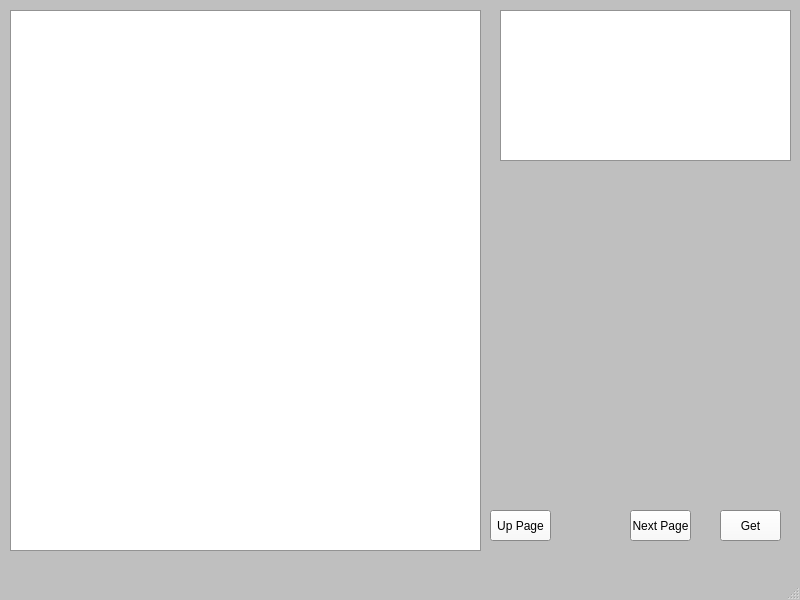
<?xml version="1.0" encoding="UTF-8"?>
<ui version="4.0">
 <class>MainWindow</class>
 <widget class="QMainWindow" name="MainWindow">
  <property name="geometry">
   <rect>
    <x>0</x>
    <y>0</y>
    <width>800</width>
    <height>600</height>
   </rect>
  </property>
  <property name="palette">
   <palette>
    <active>
     <colorrole role="WindowText">
      <brush brushstyle="SolidPattern">
       <color alpha="255">
        <red>0</red>
        <green>0</green>
        <blue>0</blue>
       </color>
      </brush>
     </colorrole>
     <colorrole role="Button">
      <brush brushstyle="SolidPattern">
       <color alpha="255">
        <red>250</red>
        <green>250</green>
        <blue>250</blue>
       </color>
      </brush>
     </colorrole>
     <colorrole role="Light">
      <brush brushstyle="SolidPattern">
       <color alpha="255">
        <red>255</red>
        <green>255</green>
        <blue>255</blue>
       </color>
      </brush>
     </colorrole>
     <colorrole role="Midlight">
      <brush brushstyle="SolidPattern">
       <color alpha="255">
        <red>252</red>
        <green>252</green>
        <blue>252</blue>
       </color>
      </brush>
     </colorrole>
     <colorrole role="Dark">
      <brush brushstyle="SolidPattern">
       <color alpha="255">
        <red>125</red>
        <green>125</green>
        <blue>125</blue>
       </color>
      </brush>
     </colorrole>
     <colorrole role="Mid">
      <brush brushstyle="SolidPattern">
       <color alpha="255">
        <red>167</red>
        <green>167</green>
        <blue>167</blue>
       </color>
      </brush>
     </colorrole>
     <colorrole role="Text">
      <brush brushstyle="SolidPattern">
       <color alpha="255">
        <red>0</red>
        <green>0</green>
        <blue>0</blue>
       </color>
      </brush>
     </colorrole>
     <colorrole role="BrightText">
      <brush brushstyle="SolidPattern">
       <color alpha="255">
        <red>255</red>
        <green>255</green>
        <blue>255</blue>
       </color>
      </brush>
     </colorrole>
     <colorrole role="ButtonText">
      <brush brushstyle="SolidPattern">
       <color alpha="255">
        <red>0</red>
        <green>0</green>
        <blue>0</blue>
       </color>
      </brush>
     </colorrole>
     <colorrole role="Base">
      <brush brushstyle="SolidPattern">
       <color alpha="255">
        <red>255</red>
        <green>255</green>
        <blue>255</blue>
       </color>
      </brush>
     </colorrole>
     <colorrole role="Window">
      <brush brushstyle="SolidPattern">
       <color alpha="255">
        <red>191</red>
        <green>191</green>
        <blue>191</blue>
       </color>
      </brush>
     </colorrole>
     <colorrole role="Shadow">
      <brush brushstyle="SolidPattern">
       <color alpha="255">
        <red>0</red>
        <green>0</green>
        <blue>0</blue>
       </color>
      </brush>
     </colorrole>
     <colorrole role="AlternateBase">
      <brush brushstyle="SolidPattern">
       <color alpha="255">
        <red>252</red>
        <green>252</green>
        <blue>252</blue>
       </color>
      </brush>
     </colorrole>
     <colorrole role="ToolTipBase">
      <brush brushstyle="SolidPattern">
       <color alpha="255">
        <red>255</red>
        <green>255</green>
        <blue>220</blue>
       </color>
      </brush>
     </colorrole>
     <colorrole role="ToolTipText">
      <brush brushstyle="SolidPattern">
       <color alpha="255">
        <red>0</red>
        <green>0</green>
        <blue>0</blue>
       </color>
      </brush>
     </colorrole>
     <colorrole role="PlaceholderText">
      <brush brushstyle="SolidPattern">
       <color alpha="128">
        <red>0</red>
        <green>0</green>
        <blue>0</blue>
       </color>
      </brush>
     </colorrole>
    </active>
    <inactive>
     <colorrole role="WindowText">
      <brush brushstyle="SolidPattern">
       <color alpha="255">
        <red>0</red>
        <green>0</green>
        <blue>0</blue>
       </color>
      </brush>
     </colorrole>
     <colorrole role="Button">
      <brush brushstyle="SolidPattern">
       <color alpha="255">
        <red>250</red>
        <green>250</green>
        <blue>250</blue>
       </color>
      </brush>
     </colorrole>
     <colorrole role="Light">
      <brush brushstyle="SolidPattern">
       <color alpha="255">
        <red>255</red>
        <green>255</green>
        <blue>255</blue>
       </color>
      </brush>
     </colorrole>
     <colorrole role="Midlight">
      <brush brushstyle="SolidPattern">
       <color alpha="255">
        <red>252</red>
        <green>252</green>
        <blue>252</blue>
       </color>
      </brush>
     </colorrole>
     <colorrole role="Dark">
      <brush brushstyle="SolidPattern">
       <color alpha="255">
        <red>125</red>
        <green>125</green>
        <blue>125</blue>
       </color>
      </brush>
     </colorrole>
     <colorrole role="Mid">
      <brush brushstyle="SolidPattern">
       <color alpha="255">
        <red>167</red>
        <green>167</green>
        <blue>167</blue>
       </color>
      </brush>
     </colorrole>
     <colorrole role="Text">
      <brush brushstyle="SolidPattern">
       <color alpha="255">
        <red>0</red>
        <green>0</green>
        <blue>0</blue>
       </color>
      </brush>
     </colorrole>
     <colorrole role="BrightText">
      <brush brushstyle="SolidPattern">
       <color alpha="255">
        <red>255</red>
        <green>255</green>
        <blue>255</blue>
       </color>
      </brush>
     </colorrole>
     <colorrole role="ButtonText">
      <brush brushstyle="SolidPattern">
       <color alpha="255">
        <red>0</red>
        <green>0</green>
        <blue>0</blue>
       </color>
      </brush>
     </colorrole>
     <colorrole role="Base">
      <brush brushstyle="SolidPattern">
       <color alpha="255">
        <red>255</red>
        <green>255</green>
        <blue>255</blue>
       </color>
      </brush>
     </colorrole>
     <colorrole role="Window">
      <brush brushstyle="SolidPattern">
       <color alpha="255">
        <red>191</red>
        <green>191</green>
        <blue>191</blue>
       </color>
      </brush>
     </colorrole>
     <colorrole role="Shadow">
      <brush brushstyle="SolidPattern">
       <color alpha="255">
        <red>0</red>
        <green>0</green>
        <blue>0</blue>
       </color>
      </brush>
     </colorrole>
     <colorrole role="AlternateBase">
      <brush brushstyle="SolidPattern">
       <color alpha="255">
        <red>252</red>
        <green>252</green>
        <blue>252</blue>
       </color>
      </brush>
     </colorrole>
     <colorrole role="ToolTipBase">
      <brush brushstyle="SolidPattern">
       <color alpha="255">
        <red>255</red>
        <green>255</green>
        <blue>220</blue>
       </color>
      </brush>
     </colorrole>
     <colorrole role="ToolTipText">
      <brush brushstyle="SolidPattern">
       <color alpha="255">
        <red>0</red>
        <green>0</green>
        <blue>0</blue>
       </color>
      </brush>
     </colorrole>
     <colorrole role="PlaceholderText">
      <brush brushstyle="SolidPattern">
       <color alpha="128">
        <red>0</red>
        <green>0</green>
        <blue>0</blue>
       </color>
      </brush>
     </colorrole>
    </inactive>
    <disabled>
     <colorrole role="WindowText">
      <brush brushstyle="SolidPattern">
       <color alpha="255">
        <red>125</red>
        <green>125</green>
        <blue>125</blue>
       </color>
      </brush>
     </colorrole>
     <colorrole role="Button">
      <brush brushstyle="SolidPattern">
       <color alpha="255">
        <red>250</red>
        <green>250</green>
        <blue>250</blue>
       </color>
      </brush>
     </colorrole>
     <colorrole role="Light">
      <brush brushstyle="SolidPattern">
       <color alpha="255">
        <red>255</red>
        <green>255</green>
        <blue>255</blue>
       </color>
      </brush>
     </colorrole>
     <colorrole role="Midlight">
      <brush brushstyle="SolidPattern">
       <color alpha="255">
        <red>252</red>
        <green>252</green>
        <blue>252</blue>
       </color>
      </brush>
     </colorrole>
     <colorrole role="Dark">
      <brush brushstyle="SolidPattern">
       <color alpha="255">
        <red>125</red>
        <green>125</green>
        <blue>125</blue>
       </color>
      </brush>
     </colorrole>
     <colorrole role="Mid">
      <brush brushstyle="SolidPattern">
       <color alpha="255">
        <red>167</red>
        <green>167</green>
        <blue>167</blue>
       </color>
      </brush>
     </colorrole>
     <colorrole role="Text">
      <brush brushstyle="SolidPattern">
       <color alpha="255">
        <red>125</red>
        <green>125</green>
        <blue>125</blue>
       </color>
      </brush>
     </colorrole>
     <colorrole role="BrightText">
      <brush brushstyle="SolidPattern">
       <color alpha="255">
        <red>255</red>
        <green>255</green>
        <blue>255</blue>
       </color>
      </brush>
     </colorrole>
     <colorrole role="ButtonText">
      <brush brushstyle="SolidPattern">
       <color alpha="255">
        <red>125</red>
        <green>125</green>
        <blue>125</blue>
       </color>
      </brush>
     </colorrole>
     <colorrole role="Base">
      <brush brushstyle="SolidPattern">
       <color alpha="255">
        <red>191</red>
        <green>191</green>
        <blue>191</blue>
       </color>
      </brush>
     </colorrole>
     <colorrole role="Window">
      <brush brushstyle="SolidPattern">
       <color alpha="255">
        <red>191</red>
        <green>191</green>
        <blue>191</blue>
       </color>
      </brush>
     </colorrole>
     <colorrole role="Shadow">
      <brush brushstyle="SolidPattern">
       <color alpha="255">
        <red>0</red>
        <green>0</green>
        <blue>0</blue>
       </color>
      </brush>
     </colorrole>
     <colorrole role="AlternateBase">
      <brush brushstyle="SolidPattern">
       <color alpha="255">
        <red>250</red>
        <green>250</green>
        <blue>250</blue>
       </color>
      </brush>
     </colorrole>
     <colorrole role="ToolTipBase">
      <brush brushstyle="SolidPattern">
       <color alpha="255">
        <red>255</red>
        <green>255</green>
        <blue>220</blue>
       </color>
      </brush>
     </colorrole>
     <colorrole role="ToolTipText">
      <brush brushstyle="SolidPattern">
       <color alpha="255">
        <red>0</red>
        <green>0</green>
        <blue>0</blue>
       </color>
      </brush>
     </colorrole>
     <colorrole role="PlaceholderText">
      <brush brushstyle="SolidPattern">
       <color alpha="128">
        <red>0</red>
        <green>0</green>
        <blue>0</blue>
       </color>
      </brush>
     </colorrole>
    </disabled>
   </palette>
  </property>
  <property name="windowTitle">
   <string>MainWindow</string>
  </property>
  <property name="layoutDirection">
   <enum>Qt::LeftToRight</enum>
  </property>
  <widget class="QWidget" name="centralwidget">
   <widget class="QTableWidget" name="tableWidget">
    <property name="geometry">
     <rect>
      <x>10</x>
      <y>10</y>
      <width>471</width>
      <height>541</height>
     </rect>
    </property>
   </widget>
   <widget class="QTextBrowser" name="textBrowser">
    <property name="geometry">
     <rect>
      <x>500</x>
      <y>10</y>
      <width>291</width>
      <height>151</height>
     </rect>
    </property>
   </widget>
   <widget class="QLabel" name="imgLable">
    <property name="geometry">
     <rect>
      <x>520</x>
      <y>180</y>
      <width>241</width>
      <height>311</height>
     </rect>
    </property>
    <property name="text">
     <string/>
    </property>
    <property name="scaledContents">
     <bool>false</bool>
    </property>
    <property name="alignment">
     <set>Qt::AlignCenter</set>
    </property>
   </widget>
   <widget class="QPushButton" name="upButton">
    <property name="geometry">
     <rect>
      <x>490</x>
      <y>510</y>
      <width>61</width>
      <height>31</height>
     </rect>
    </property>
    <property name="text">
     <string>Up Page</string>
    </property>
   </widget>
   <widget class="QPushButton" name="nextButton">
    <property name="geometry">
     <rect>
      <x>630</x>
      <y>510</y>
      <width>61</width>
      <height>31</height>
     </rect>
    </property>
    <property name="text">
     <string>Next Page</string>
    </property>
   </widget>
   <widget class="QLabel" name="pageLable">
    <property name="geometry">
     <rect>
      <x>570</x>
      <y>520</y>
      <width>31</width>
      <height>20</height>
     </rect>
    </property>
    <property name="text">
     <string/>
    </property>
   </widget>
   <widget class="QPushButton" name="getButton">
    <property name="geometry">
     <rect>
      <x>720</x>
      <y>510</y>
      <width>61</width>
      <height>31</height>
     </rect>
    </property>
    <property name="text">
     <string>Get</string>
    </property>
   </widget>
  </widget>
  <widget class="QMenuBar" name="menubar">
   <property name="geometry">
    <rect>
     <x>0</x>
     <y>0</y>
     <width>800</width>
     <height>22</height>
    </rect>
   </property>
  </widget>
  <widget class="QStatusBar" name="statusbar"/>
 </widget>
 <resources/>
 <connections/>
</ui>
